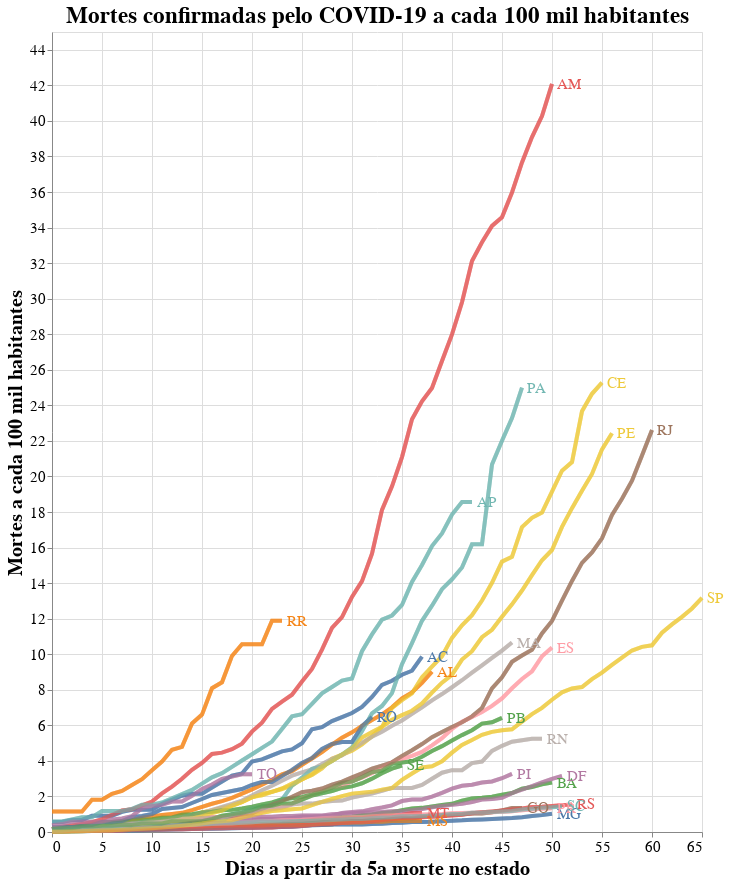

The notebook cell this image was saved under:
### Code cell
# Mortes por habitantes

# Base altair plot 
basepop = alt.Chart(deaths_long, title="Mortes confirmadas pelo COVID-19 a cada 100 mil habitantes").mark_line(strokeWidth=4, opacity=0.7).encode(
    x=alt.X('Day'),
    y=alt.Y('DeathPop'),
    color=alt.Color('state', legend=None),
)

# Chart
chartpop = basepop.encode(
  color=alt.condition(selection, 'state:N', alt.value('lightgray')),
  tooltip=[alt.Tooltip('state:N', title = 'Estado'), alt.Tooltip('yearmonthdate(Date):N', title = 'Data', format = '%d/%m/%Y'), alt.Tooltip('DeathPop:N', title = 'Proporção de Mortes', format = '.2f')]
).add_selection(
  selection
)

# Overlay
overlaypop = basepop.encode(
  color='state',
  opacity=alt.value(0.5),
).transform_filter(
  selection
)

# Text labels
textpop = basepop.mark_text(
    align='left',
    dx=5,
    size=15
).encode(
    x=alt.X('Day', aggregate='max',  axis=alt.Axis(title='Dias a partir da 5a morte no estado')),
    y=alt.Y('DeathPop', aggregate={'argmax': 'Day'}, axis=alt.Axis(title='Mortes a cada 100 mil habitantes')),
    text='state'
).transform_filter(
    selection
)

# Sum em up!
alt.layer(chartpop + overlaypop + textpop).configure_axis(
    labelFontSize=15,
    titleFontSize=20
).configure_title(
    fontSize=23
).properties(
    width=650,
    height=800
)

### Figure 1 — Vega-Lite specification as saved in the notebook (floating-point values rounded to 4 significant figures; data arrays with more than 128 entries replaced by an {"elided": "..."} marker saying what was removed)
{"config": {"view": {"continuousWidth": 400, "continuousHeight": 300}, "axis": {"labelFontSize": 15, "titleFontSize": 20}, "title": {"fontSize": 23}}, "layer": [{"layer": [{"mark": {"type": "line", "opacity": 0.7, "strokeWidth": 4}, "encoding": {"color": {"condition": {"type": "nominal", "field": "state", "selection": "selector012"}, "value": "lightgray"}, "tooltip": [{"type": "nominal", "field": "state", "title": "Estado"}, {"type": "nominal", "field": "Date", "format": "%d/%m/%Y", "timeUnit": "yearmonthdate", "title": "Data"}, {"type": "nominal", "field": "DeathPop", "format": ".2f", "title": "Proporção de Mortes"}], "x": {"type": "quantitative", "field": "Day"}, "y": {"type": "quantitative", "field": "DeathPop"}}, "selection": {"selector012": {"type": "single", "fields": ["state"]}}, "title": "Mortes confirmadas pelo COVID-19 a cada 100 mil habitantes"}, {"mark": {"type": "line", "opacity": 0.7, "strokeWidth": 4}, "encoding": {"color": {"type": "nominal", "field": "state"}, "opacity": {"value": 0.5}, "x": {"type": "quantitative", "field": "Day"}, "y": {"type": "quantitative", "field": "DeathPop"}}, "title": "Mortes confirmadas pelo COVID-19 a cada 100 mil habitantes", "transform": [{"filter": {"selection": "selector012"}}]}, {"mark": {"type": "text", "align": "left", "dx": 5, "size": 15}, "encoding": {"color": {"type": "nominal", "field": "state", "legend": null}, "text": {"type": "nominal", "field": "state"}, "x": {"type": "quantitative", "aggregate": "max", "axis": {"title": "Dias a partir da 5a morte no estado"}, "field": "Day"}, "y": {"type": "quantitative", "aggregate": {"argmax": "Day"}, "axis": {"title": "Mortes a cada 100 mil habitantes"}, "field": "DeathPop"}}, "title": "Mortes confirmadas pelo COVID-19 a cada 100 mil habitantes", "transform": [{"filter": {"selection": "selector012"}}]}]}], "data": {"name": "data-388932a032e13d103b1ae7baef1cc41c"}, "height": 800, "width": 650, "$schema": "https://vega.github.io/schema/vega-lite/v4.8.1.json", "datasets": {"data-388932a032e13d103b1ae7baef1cc41c": {"elided": "1248 records"}}}
